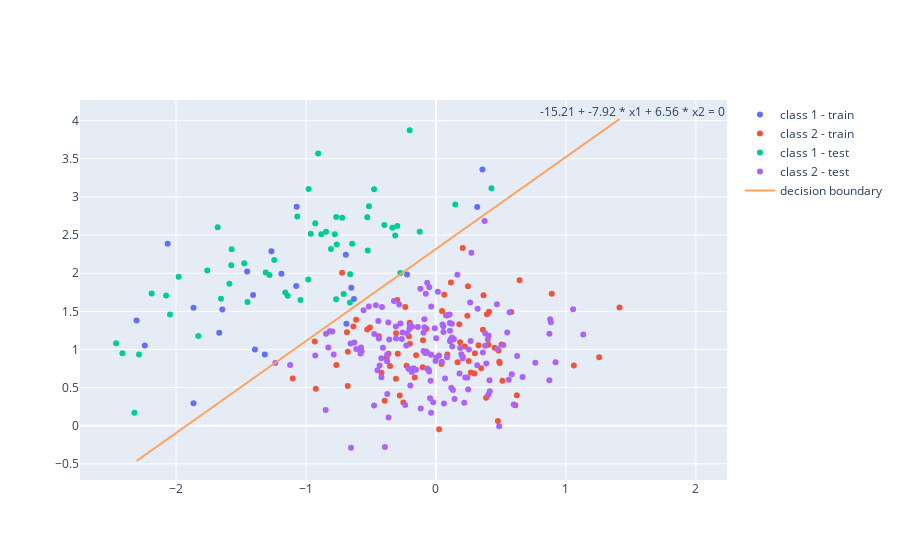

The notebook cell saved with this chart:
### Markdown cell above
### Exercise 1 : the logistic function of decision

1. Use the function `regression_logistique.m` to estimate the logistic
regression vector `w`. *Indication : use `Nitermax = 50;
eps_conv=1e-3;`.*
2. Compute the decision function $f(x) = argmax_k P(C_k|x)$ on the test set
to get the classification results. Recall that $y_n=\sigma(w^T x)$ (logistic function)
and that *using vectors* you may directly write $y=\sigma(Xw)$, with the
column of ones in X.
3. Display the results by plotting the points from both the training set
and the test set.
4. Write the equation which defines the decision boundary.
5. Artificially add a few points to the training set far from the decision boundary to check the robustness of logistic regression to outliers. Check the behaviour of LDA for comparison in this case and comment.

### Code cell
#Exercise 1

import plotly.graph_objects as go
w, Niter = regression_logistique(X, t, Nitermax=50, eps_conv=1e-3)
print("w = ", w)
def decision(X,w):
    '''prediction de la classe par la regression logistique
    Entrees : 
        X = [ones(N,1) x];
        w = vecteur des coefficients de regression
    Sortie : 
        y = prediction de la classe (1 ou 2)
    '''
    y=1/(1+np.exp(-X.dot(w)))
    y[y>=0.5]=1
    y[y<0.5]=0 
    return y
t_out=decision(X_test,w)
y=2-t_out # inverse transformation of t=2-y

# print with plotly
fig = go.Figure()
# add the training points
fig.add_trace(go.Scatter(x=x_train[class_train_1,0], y=x_train[class_train_1,1], mode='markers', name='class 1 - train'))
fig.add_trace(go.Scatter(x=x_train[class_train_2,0], y=x_train[class_train_2,1], mode='markers', name='class 2 - train'))
# add the test points
fig.add_trace(go.Scatter(x=x_test[y==1,0], y=x_test[y==1,1], mode='markers', name='class 1 - test'))
fig.add_trace(go.Scatter(x=x_test[y==2,0], y=x_test[y==2,1], mode='markers', name='class 2 - test'))

# add the decision boundary
x1 = np.linspace(np.min(x_train[:,0]), np.max(x_train[:,0]), 100)
x2 = -(w[0] + w[1]*x1)/w[2]
fig.add_trace(go.Scatter(x=x1, y=x2, mode='lines', name='decision boundary'))
# add the decision boundary's equation
fig.add_annotation(x=x1[-1]+0.1, y=x2[-1]+0.1, text=str(round(w[0],2))+" + "+str(round(w[1],2)) +" * x1 + "+ str(round(w[2],2))+" * x2 = 0", showarrow=False)

fig.show()

# compute error
error = np.sum(t_out!=t_test)/N_test
print("error = ", error)
